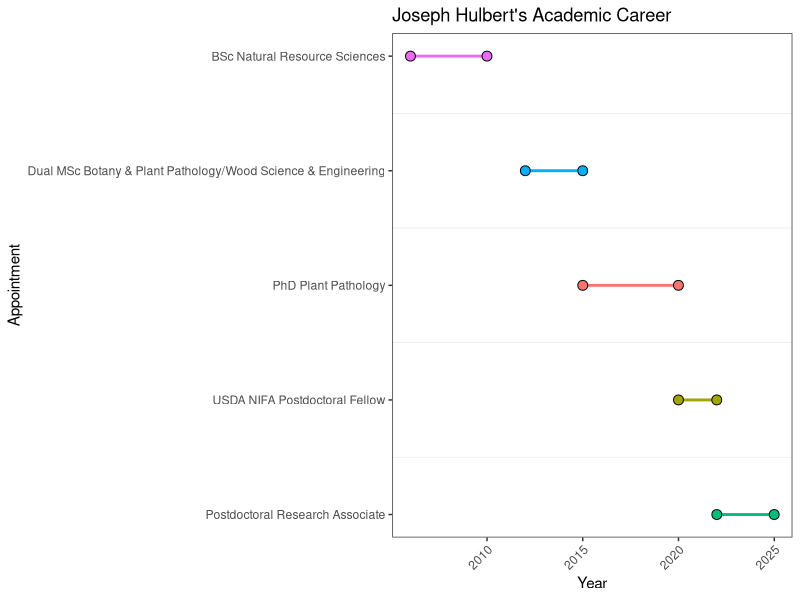
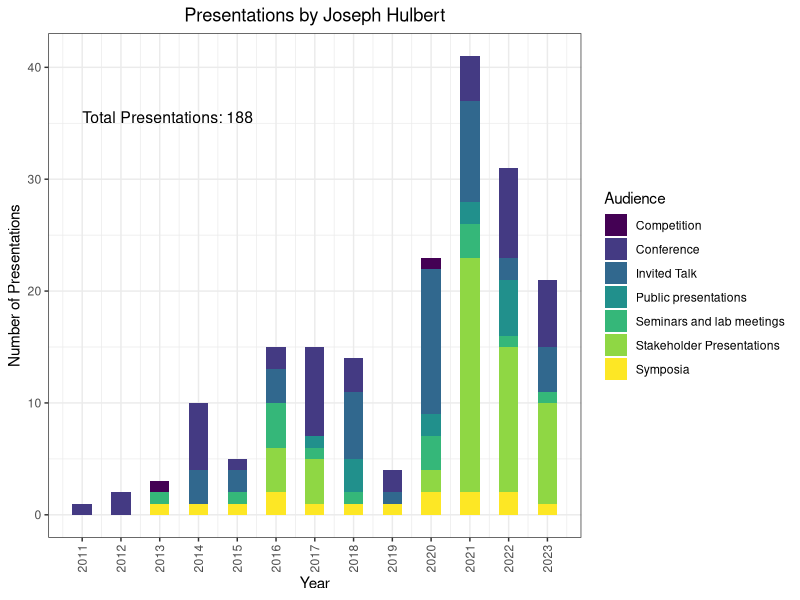

Write the R code that produced these figures, in order.
## ---- chunk 1
knitr::opts_chunk$set(echo = TRUE)
## ---- chunk 2
library(tidyverse)
library(viridisLite)
## ---- chunk 3
# Creating a data frame with the academic events in reversed order and original end dates
events <- data.frame(
  Event = c("Postdoctoral Research Associate",
            "USDA NIFA Postdoctoral Fellow", 
            "PhD Plant Pathology", 
            "Dual MSc Botany & Plant Pathology/Wood Science & Engineering", 
            "BSc Natural Resource Sciences"),
  Start = as.Date(c("2022-01-01", "2020-01-01", "2015-01-01", "2012-01-01", "2006-01-01")),
  End = as.Date(c("2024-12-31", "2021-12-31", "2019-12-31", "2014-12-31", "2009-12-31")),  # Original end dates
  EventNum = c(1,2,3,4,5)  # Reversed order
)
?viridis

events <- events %>% mutate(Color=viridis(5))

# Plotting the timeline using ggplot2
ggplot() +
  geom_segment(data = events, aes(x = Start, xend = End, y = EventNum, yend = EventNum,color=Color), size = 1) +
  geom_point(data = events, aes(x = Start, y = EventNum,fill=Color), size = 3, shape = 21) +
  geom_point(data = events, aes(x = End, y = EventNum,fill=Color), size = 3, shape = 21) +
  scale_x_date(breaks = seq(as.Date("2005-01-01"), as.Date("2025-12-31"), by = "5 years"), date_labels = "%Y") +
  scale_y_continuous(breaks = 1:5, labels = events$Event) +
  labs(title = "Joseph Hulbert's Academic Career", 
       x = "Year", y = "Appointment") +
  theme_bw() +
  guides(color=F,fill=F)+
  theme(axis.text.x = element_text(angle = 45, hjust = 1),
        panel.grid.major.x = element_blank(),
        panel.grid.minor.x = element_blank(),
        panel.grid.major.y = element_blank())
## ---- chunk 4
# Assuming 'grouped_by_year' is your data frame similar to the one used in Python
# Replace 'grouped_by_year' with the actual name of your data frame
# The data frame should have columns: Year, Talk Type, and Count

data <-read.csv("./cv/data/PresentationList-AI-table.csv")

# Reshaping the data for ggplot
#data_long <- gather(data, key = "Audience", value = "Count", -Year)

# Creating the stacked bar plot
ggplot(data, aes(Year, fill = Audience)) +
  geom_histogram(binwidth=0.5) +
  scale_fill_viridis_d() +  # Viridis color scale
  scale_x_continuous(breaks=seq(2011,2023,by=1)) +
  theme_bw() +
  labs(title = "Presentations by Joseph Hulbert",
       x = "Year",
       y = "Number of Presentations",
       fill = "Audience") +
  theme(plot.title = element_text(hjust = 0.5),  # Centering the title
        legend.position = "right",axis.text.x = element_text(angle = 90, vjust = 0.5, hjust=1)) +
  annotate("text", x = 2011, y = 35, 
           label = paste("Total Presentations:", length(data$Title)), 
           hjust = 0, vjust = 0, size = 4)  # Annotation for total presentations

# Note: Adjust the x and y values in annotate() to position your text as needed
